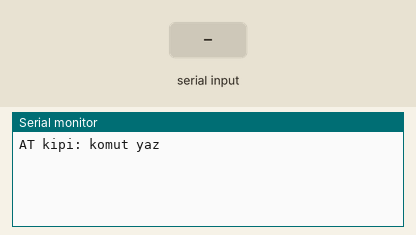
A sketch run on a simulated Arduino Uno, built with avr-gcc and run on an emulated ATmega328P. On the bench: the last lines printed to the serial monitor. Inputs (shaded band) come from the test bench.

Above: at 1.2 s.
1.3 s: "1\n" received over the second serial link
At 2.4 s:
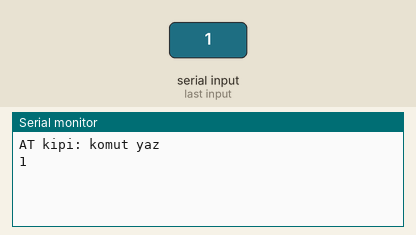
2.8 s: "0\n" received over the second serial link
At 3.5 s:
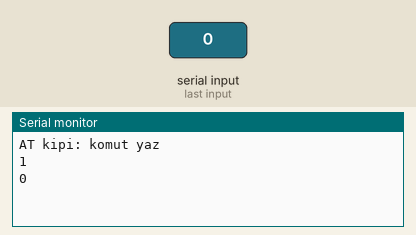

The sketch:

hc05_at.ino
```cpp
// HC-05 AT komut kipi: EN (KEY) -> 3V3 iken modüle güç ver; LED yavaş yanıp söner, hız SABİT 38400 baud.
// VCC -> 5V, GND -> GND, TXD -> D10, D11 -> 1 kΩ -> RXD, RXD -> 2 kΩ -> GND.
// Seri monitörden yaz: AT, AT+NAME?, AT+NAME=Robotum, AT+PSWD?, AT+UART?, AT+UART=38400,0,0, AT+ROLE?
// HC-05 her komutun sonunda CR+LF ("\r\n") ister; seri monitör yalnız "\n" gönderdiği için köprü araya '\r' ekler.
#include <SoftwareSerial.h>

SoftwareSerial bt(10, 11);  // RX, TX

void setup() {
  Serial.begin(9600);
  bt.begin(38400);          // AT kipi: modülün veri hızından bağımsız olarak 38400
  Serial.println("AT kipi: komut yaz");
}

void loop() {
  while (bt.available()) Serial.write(bt.read());     // modülün cevabı -> seri monitör
  while (Serial.available()) {                        // seri monitör -> modül
    char c = Serial.read();
    if (c == '\n') bt.write('\r');
    bt.write(c);
  }
}
```

Measured:
- after the input at 1.3 s, the serial monitor: prints a new line at once (image 1)
- after the input at 2.8 s, the serial monitor: prints a new line at once (image 2)
